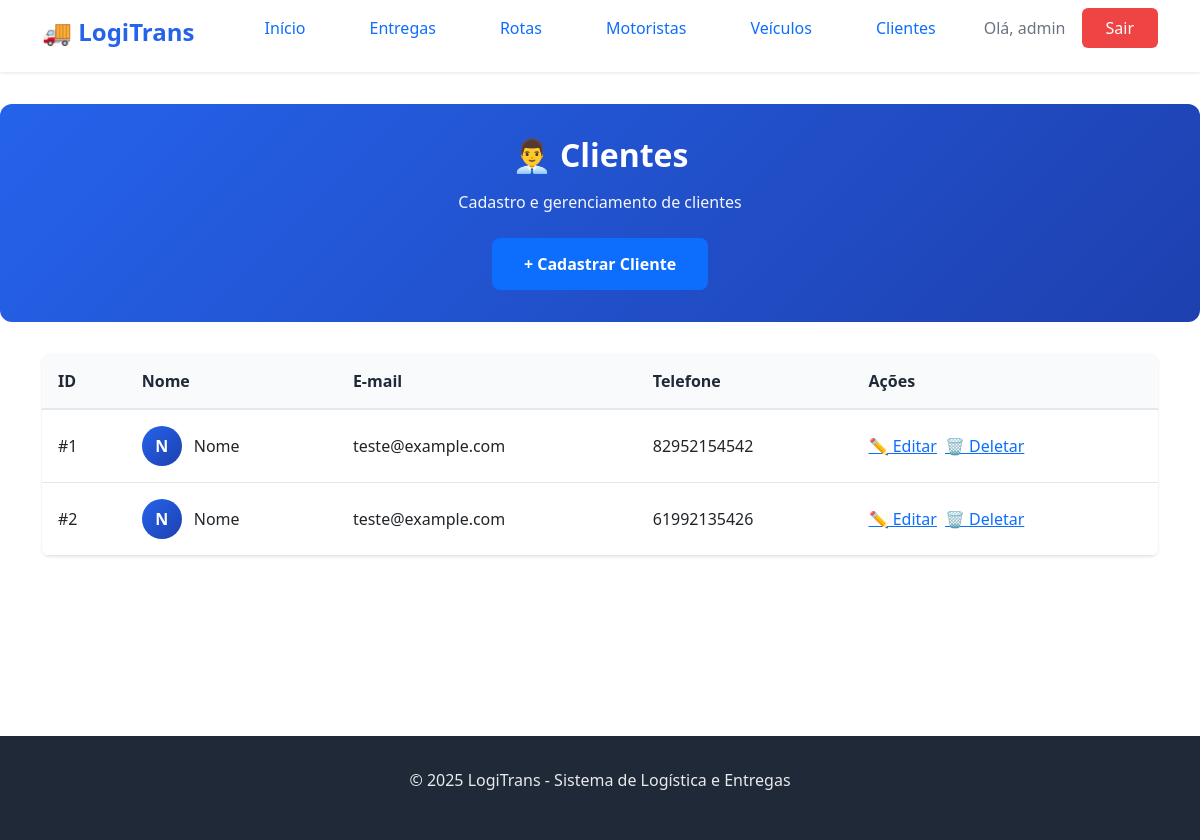
The app's page /list_cliente/ (signed in), older data.
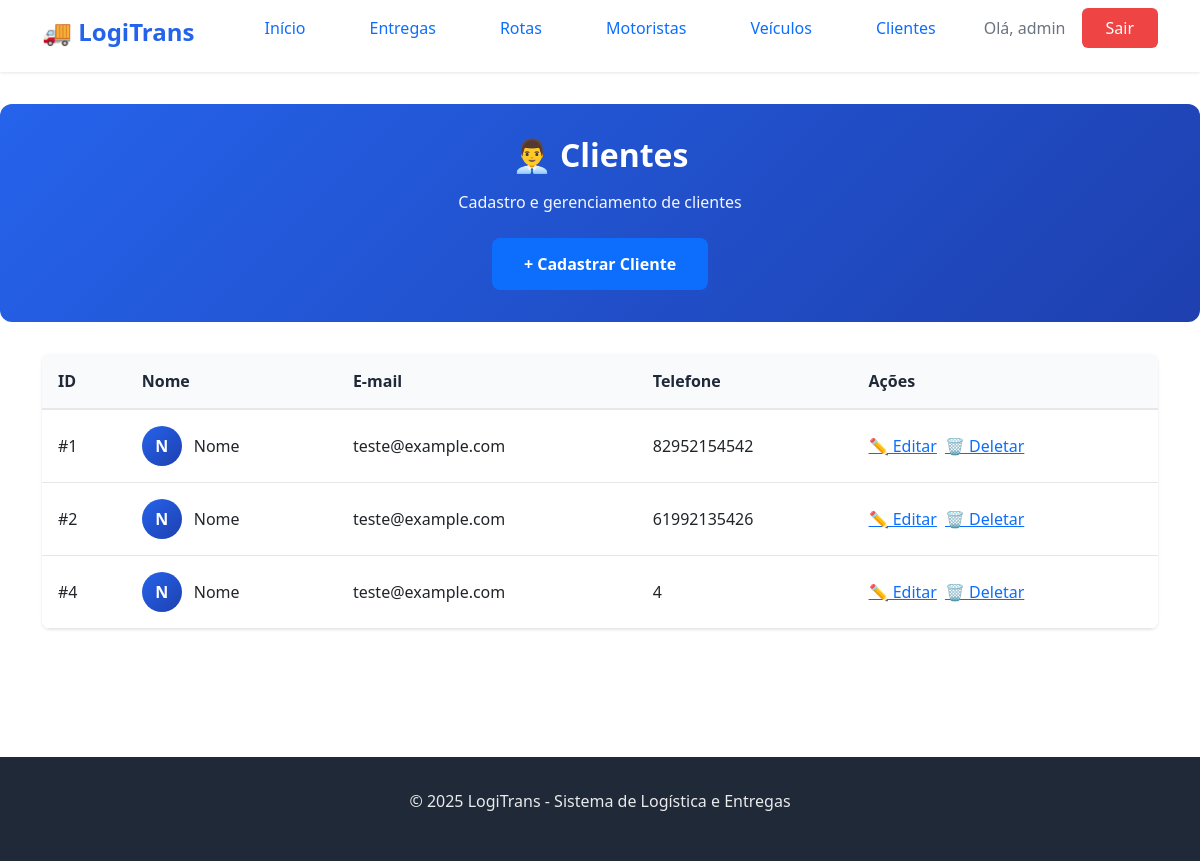
The same page, newer data.
### logistica/models.py (models this page shows, shortened)
class Cliente(models.Model):
    nome = models.CharField(max_length=100, default="Nome")
    email = models.EmailField(default='teste@example.com')
    telefone = models.CharField(max_length=100)

### logistica/views.py (the view)
# urls.py: path('list_cliente/', views.list_cliente, name='list_cliente'),
@login_required()
def list_cliente(request):
    clientes = Cliente.objects.all()
    return render(request, 'log/list_cliente.html', {'clientes': clientes})

### logistica/templates/log/list_cliente.html (shortened to what this page needs)
{% extends 'log/base.html' %}
{% block content %}
<section class="hero hero-small">
    <div class="container">
        <div class="hero-content">
            <h1>👨‍💼 Clientes</h1>
            <p>Cadastro e gerenciamento de clientes</p>
            <a href="{% url 'criar_cliente' %}" class="btn-primary">+ Cadastrar Cliente</a>
        </div>
    </div>
</section>
<section class="page-section">
    <div class="container">
        <div class="table-container">
            <table class="data-table">
                <thead>
                    <tr>
                        <th>ID</th>
                        <th>Nome</th>
                        <th>E-mail</th>
                        <th>Telefone</th>
                        <th class="actions-column">Ações</th>
                    </tr>
                </thead>
                <tbody>
                    {% for cliente in clientes %}
                    <tr>
                        <td>#{{ cliente.id }}</td>
                        <td>
                            <div class="driver-info">
                                <div class="driver-avatar">{{ cliente.nome|first|upper }}</div>
                                <span class="driver-name">{{ cliente.nome }}</span>
                            </div>
                        </td>
                        <td>{{ cliente.email }}</td>
                        <td>{{ cliente.telefone }}</td>
                        <td>
                            <div class="action-buttons">
                                <a href="{% url 'atualizar_cliente' cliente.id %}"
                                   class="btn-action btn-edit"
                                   title="Editar">
                                    ✏️ Editar
                                </a>
                                <a href="{% url 'deletar_cliente' cliente.id %}"
                                   class="btn-action btn-delete"
                                   title="Deletar"
                                   onclick="return confirm('Tem certeza que deseja deletar este cliente?')">
                                    🗑️ Deletar
                                </a>
                            </div>
                        </td>
                    </tr>
                    {% endfor %}
                </tbody>
            </table>
        </div>
    </div>
</section>
{% endblock %}

Row changes from the older to the newer data that the page shows:
added Cliente: id "4", nome|first "N", nome "Nome", email "teste@example.com", telefone "4"
